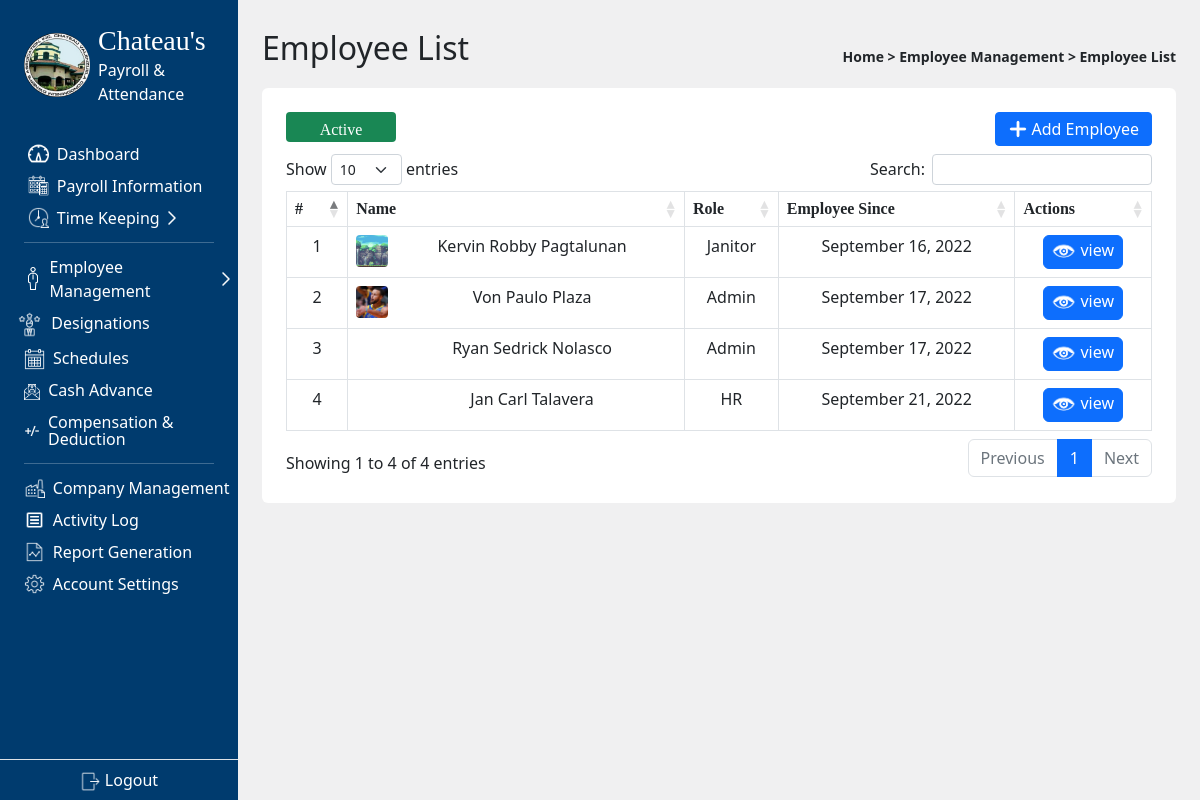
The page /admin/employee_list.php (signed in) on the database its author committed.
### tables this page shows
CREATE TABLE `employeelist` (
  `id` int(11) NOT NULL,
  `date_added` date NOT NULL DEFAULT current_timestamp(),
  `employee_key` varchar(50) NOT NULL,
  `fName` varchar(50) NOT NULL,
  `mName` varchar(50) NOT NULL,
  `lName` varchar(50) NOT NULL,
  `employee_Role` int(11) NOT NULL,
  `Birthday` date NOT NULL,
  `civilStatus` varchar(50) NOT NULL,
  `SSS` varchar(100) NOT NULL,
  `Tax` varchar(100) NOT NULL,
  `Contact` varchar(50) NOT NULL,
  `Email` varchar(50) NOT NULL,
  `PhilHealth` varchar(50) NOT NULL,
  `Pagibig` varchar(50) NOT NULL,
  `Address` varchar(100) NOT NULL,
  `workType` varchar(50) NOT NULL,
  `sched` int(11) NOT NULL,
  `employee_status` varchar(50) NOT NULL,
  `ProfilePic` varchar(250) NOT NULL,
  `id1` varchar(250) NOT NULL,
  `id2` varchar(250) NOT NULL
);

CREATE TABLE `positions` (
  `id` int(11) NOT NULL,
  `description` varchar(100) NOT NULL,
  `rate` decimal(11,2) NOT NULL
);

### admin/employee_list.php (the view, shortened to what this page needs)
<?php
  include '../scripts.php';
  include '../connect.php';
  $type = (isset($_GET['type'])) ? $_GET['type'] : 'Active';
  $color = ($type == 'Active') ? "success" : "danger";
?>
<!DOCTYPE html>
<html lang="en">
<head>
  <link rel="stylesheet" href="../node_modules/sweetalert2/dist/sweetalert2.min.css">
</head>
<body class='d-flex bg-secondary bg-opacity-10' >
  <main class = 'container-fluid p-4 overflow-auto'>
    <header class="d-flex align-items-center justify-content-between">
      <p class='fs-2'>Employee List</p>
      <small class='fw-semibold text-dark'>
        Home > Employee Management > Employee List
      </small>
    </header>
    <div class="container p-4 bg-white rounded-2">
      <div class="mb-2 d-flex justify-content-between">
      <button id="toggle" class="btn btn-<?php echo $color?> toggleBTN rounded-1 text-white" style=""><?php echo $type?></button>
        <button class="btn btn-primary rounded-1 py-1 d-flex align-items-center gap-1" id ="new">
          <div>
            <img src="../img/btn_icons/add.png" alt="" style="width: 1.2rem">
          </div>
          <span>Add Employee</span>
        </button>
      </div>
      <table class='table table-bordered'>
        <thead>
          <tr>
            <th>#</th>
            <th>Name</th>
            <th>Role</th>
            <th>Employee Since</th>
            <th>Actions</th>
          </tr>
        </thead>
        <tbody>
          <?php
            $sql="Select * from `employeelist` where employee_status='$type'";
            $result=mysqli_query($con,$sql);
            if($result){
              while($row=mysqli_fetch_assoc($result)){
                $id=$row['id'];
                $date_added=$row['date_added'];
                $fName=$row['fName'];
                $lName=$row['lName'];
                $employee_Role=$row['employee_Role'];
                $sql2 = "SELECT * FROM positions WHERE id = $employee_Role";
                $result2 = $con->query($sql2);
                $rowPos = $result2->fetch_assoc();
                $posDesc = $rowPos['description'];
                $pic = $row['ProfilePic'];
                echo '
                <tr>
                <td>'.$id.'</td>
                <td>
                  <div class="rounded-1 float-start"
                  style="width: 2rem; height: 2rem;
                  background-position: center; background-size:cover; background-image: url('.$pic.');">  </div>'.$fName.' '.$lName.
                '</td>
                <td>'.$posDesc.'</td>
                <td>'.date('F d, Y', strtotime($date_added)).'</td>';
                echo '<td class ="d-flex justify-content-center">
                <a href="employee_view.php?viewid='.$id.'" class="btn btn-primary py-0 px-1 pe-2 d-flex align-items-center justify-content-center gap-0" style="width: max-content">
                  <div id = "pic" class=""
                  style="width: 2rem; height: 2rem; background-position: center; background-size:cover; background-image: url(../img/icons/view.png)">
                  </div>
                  <span class="mb-1 p-0" style="">view</span>
                </a>';
                echo '</td></tr>';
              }
            }
          ?>
        </tbody>
      </table>
    </div>
  </main>
</body>
</html>

### scripts.php (shortened to what this page needs)
<link rel="stylesheet" href="../plugin/jquery-ui-1.13.2.custom/jquery-ui.css">
<link rel="stylesheet" href="../plugin/DataTables-1.12.1/css/dataTables.bootstrap5.min.css">
<link rel="stylesheet" href="../node_modules/sweetalert2/dist/sweetalert2.min.css">
<link rel="stylesheet" href="../plugin/daterangepicker-master/daterangepicker.css">
<link href="../node_modules/@fortawesome/fontawesome-free/css/fontawesome.css" rel="stylesheet">
<link href="../node_modules/@fortawesome/fontawesome-free/css/brands.css" rel="stylesheet">
<link href="../node_modules/@fortawesome/fontawesome-free/css/solid.css" rel="stylesheet">
<link rel="stylesheet" href="../plugin/bootstrap/css/bootstrap.css">

### style.css (style rules this page uses)
.tables, th { padding-top: 10px; padding-bottom: 10px; border-collapse: collapse; font-family: mBold; }
.tables, td { padding: 8px; }
.tables, td, th { text-align: center; }
.toggleBTN { font-family: mThin; color:white; border-width: 0px; width: 110px; height: 30px; border-radius: 1rem; }

### rows shown on the page
employeelist: id "1", ProfilePic (picture), fName "Kervin Robby", lName "Pagtalunan", positions.description "Janitor", date_added "September 16, 2022"
employeelist: id "2", ProfilePic (picture), fName "Von Paulo", lName "Plaza", positions.description "Admin", date_added "September 17, 2022"
employeelist: id "3", fName "Ryan Sedrick", lName "Nolasco", positions.description "Admin", date_added "September 17, 2022"
employeelist: id "4", fName "Jan Carl", lName "Talavera", positions.description "HR", date_added "September 21, 2022"

### other values the page prints
$type "Active"
